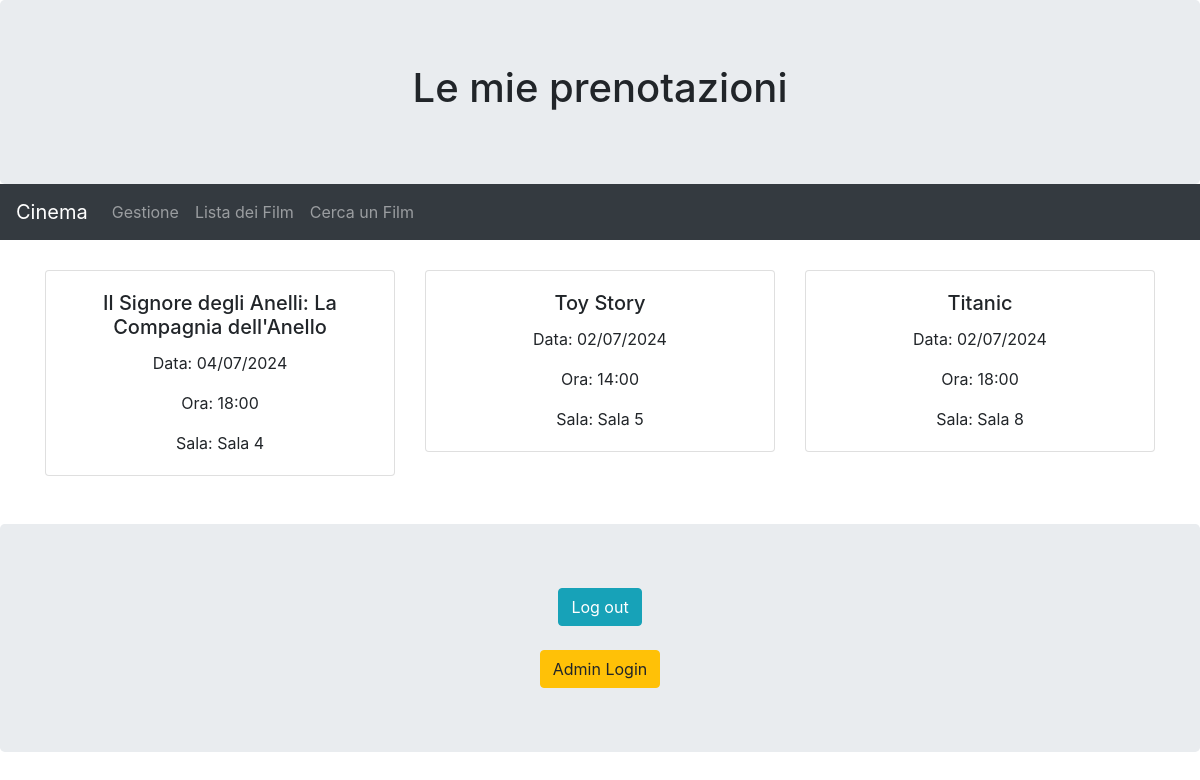
The page /gestione/my_situation/ (signed in) on the database as committed earlier.
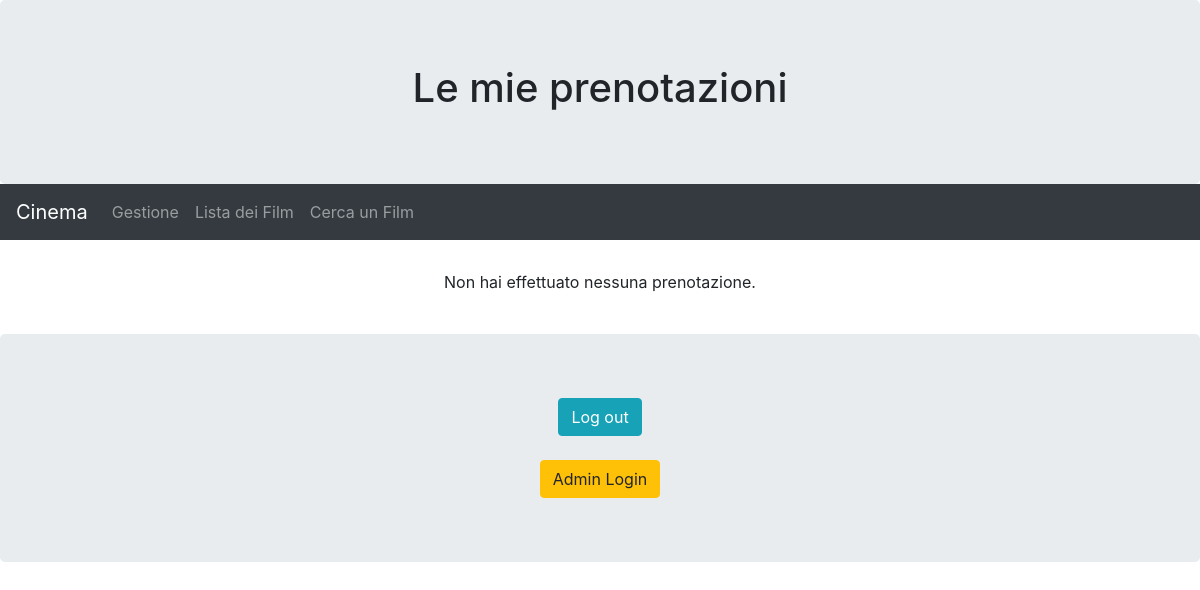
The same page on the database as committed later.
### gestione/models.py (models this page shows, shortened)
class Prenotazione(models.Model):
    utente = models.ForeignKey('gestione.Utente', related_name='prenotazioni', on_delete=models.CASCADE)
    proiezione = models.ForeignKey(Proiezione, related_name='prenotazioni', on_delete=models.CASCADE)
    class Meta:
        verbose_name_plural = "Prenotazioni"

class Proiezione(models.Model):
    data = models.DateField()
    ora_inizio = models.TimeField()
    film = models.ForeignKey(Film, related_name='proiezioni', on_delete=models.CASCADE)
    sala = models.CharField(max_length=50)
    posti_disponibili = models.IntegerField(default=20)
    class Meta:
        verbose_name_plural = "Proiezioni"

class Film(models.Model):
    titolo = models.CharField(max_length=200)
    genere = models.CharField(max_length=200)
    descrizione = models.CharField(max_length=500)
    prezzo = models.DecimalField(max_digits=10, decimal_places=2)
    immagine = models.ImageField(upload_to='film_immagini/')
    in_3D = models.BooleanField(default=False)
    in_inglese = models.BooleanField(default=False)
    class Meta:
        verbose_name_plural = "Film"

### gestione/views.py (the view)
# urls.py: path('my_situation/', my_situation, name='my_situation'),
@login_required
def my_situation(request):
    utente = get_object_or_404(Utente, pk=request.user.pk)
    prenotazioni = utente.get_prenotazioni()
    context = {
        'prenotazioni': prenotazioni
    }
    return render(request, 'gestione/my_situation.html', context)

### gestione/models.py (called while the page is built)
    def get_prenotazioni(self):
        return Prenotazione.objects.filter(utente=self)

### gestione/templates/gestione/my_situation.html (shortened to what this page needs)
{% extends 'basebs.html' %}
{% block header1 %}
  <h1>Le mie prenotazioni</h1>
{% endblock %}
{% block content %}
  {% if prenotazioni %}
    <div class="row">
      {% for prenotazione in prenotazioni %}
        <div class="col-md-4">
          <div class="card mb-4">
            <div class="card-body">
              <h5 class="card-title">{{ prenotazione.proiezione.film.titolo }}</h5>
              <p class="card-text">Data: {{ prenotazione.proiezione.data|date:"d/m/Y" }}</p>
              <p class="card-text">Ora: {{ prenotazione.proiezione.ora_inizio|date:"H:i" }}</p>
              <p class="card-text">Sala: {{ prenotazione.proiezione.sala }}</p>
            </div>
          </div>
        </div>
      {% endfor %}
    </div>
  {% else %}
    <p>Non hai effettuato nessuna prenotazione.</p>
  {% endif %}
{% endblock %}

Rows that differ between the two databases and show on the page:
removed Prenotazione: proiezione.film.titolo "Il Signore degli Anelli: La Compagnia dell'Anello", proiezione.data "04/07/2024", proiezione.ora_inizio "18:00", proiezione.sala "Sala 4"
removed Prenotazione: proiezione.film.titolo "Toy Story", proiezione.data "02/07/2024", proiezione.ora_inizio "14:00", proiezione.sala "Sala 5"
removed Prenotazione: proiezione.film.titolo "Titanic", proiezione.data "02/07/2024", proiezione.ora_inizio "18:00", proiezione.sala "Sala 8"
Other text that changed with them:
text now shown: "Non hai effettuato nessuna prenotazione."
